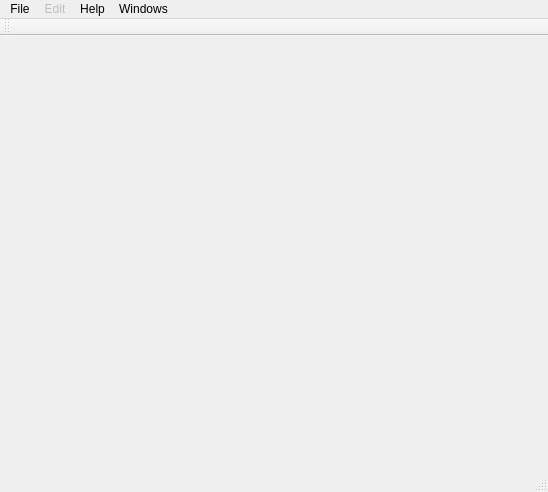
<?xml version="1.0" encoding="UTF-8"?>
<ui version="4.0">
 <class>MainWindowClass</class>
 <widget class="QMainWindow" name="MainWindowClass">
  <property name="geometry">
   <rect>
    <x>0</x>
    <y>0</y>
    <width>548</width>
    <height>492</height>
   </rect>
  </property>
  <property name="windowTitle">
   <string>MainWindow</string>
  </property>
  <widget class="QWidget" name="centralWidget"/>
  <widget class="QMenuBar" name="menuBar">
   <property name="geometry">
    <rect>
     <x>0</x>
     <y>0</y>
     <width>548</width>
     <height>25</height>
    </rect>
   </property>
   <widget class="QMenu" name="menuFile">
    <property name="title">
     <string>File</string>
    </property>
    <addaction name="actionNew_Window"/>
    <addaction name="actionNew_Tab"/>
    <addaction name="actionOpen"/>
    <addaction name="actionClose"/>
   </widget>
   <widget class="QMenu" name="menuHelp">
    <property name="title">
     <string>Help</string>
    </property>
    <addaction name="actionAbout"/>
   </widget>
   <widget class="QMenu" name="menuWindows">
    <property name="title">
     <string>Windows</string>
    </property>
   </widget>
   <widget class="QMenu" name="menuEdit">
    <property name="enabled">
     <bool>false</bool>
    </property>
    <property name="title">
     <string>Edit</string>
    </property>
    <addaction name="actionDesigner"/>
    <addaction name="actionOpen_Current_Form_In_Designer"/>
    <addaction name="actionRefresh_Current_Form"/>
   </widget>
   <addaction name="menuFile"/>
   <addaction name="menuEdit"/>
   <addaction name="menuHelp"/>
   <addaction name="menuWindows"/>
  </widget>
  <widget class="QToolBar" name="mainToolBar">
   <attribute name="toolBarArea">
    <enum>TopToolBarArea</enum>
   </attribute>
   <attribute name="toolBarBreak">
    <bool>false</bool>
   </attribute>
  </widget>
  <widget class="QStatusBar" name="statusBar"/>
  <action name="actionOpen">
   <property name="text">
    <string>&amp;Open</string>
   </property>
  </action>
  <action name="actionAbout">
   <property name="text">
    <string>About</string>
   </property>
  </action>
  <action name="actionNew_Window">
   <property name="text">
    <string>New Window</string>
   </property>
  </action>
  <action name="actionNew_Tab">
   <property name="text">
    <string>New Tab</string>
   </property>
  </action>
  <action name="actionClose">
   <property name="text">
    <string>Close</string>
   </property>
  </action>
  <action name="actionDesigner">
   <property name="text">
    <string>Designer</string>
   </property>
  </action>
  <action name="actionOpen_Current_Form_In_Designer">
   <property name="text">
    <string>Open CurrentForm In Designer</string>
   </property>
   <property name="toolTip">
    <string>Open Current Form In Designer</string>
   </property>
  </action>
  <action name="actionRefresh_Current_Form">
   <property name="text">
    <string>Refresh Current Form</string>
   </property>
  </action>
 </widget>
 <layoutdefault spacing="6" margin="11"/>
 <resources/>
 <connections/>
 <slots>
  <slot>Open()</slot>
  <slot>About()</slot>
 </slots>
</ui>
